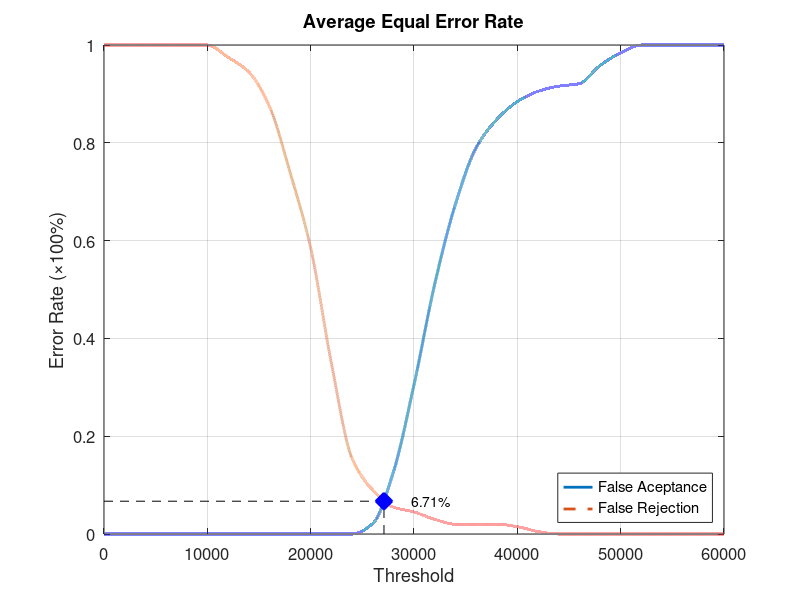
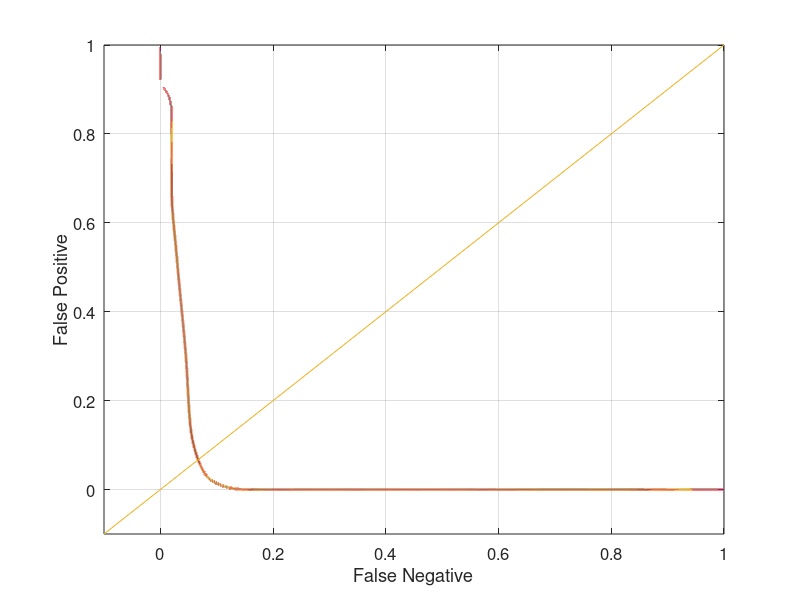

Recreate these plots in MATLAB, in order.
function yEER = Database3_3
close all;
clear;
clc;
x = 0:2000:60000;
xq = 0:0.5:60000;

y0 = [0 0 0 0 0 0 0 0 0 0 0 0 0 0.0210526 0.126316 0.305263 0.510526 0.673684 0.789474 0.847368 0.884211 0.905263 0.915789 0.921053 0.957895 0.984211 1 1 1 1 1];
yy0 = interp1(x, y0, xq, 'pchip');
y1 = [1 1 1 1 1 1 0.975 0.945 0.875 0.74 0.585 0.35 0.155 0.09 0.055 0.045 0.03 0.02 0.02 0.02 0.015 0.005 0 0 0 0 0 0 0 0 0];
yy1 = interp1(x, y1, xq, 'pchip');

% Calculating EER: 
y2 = abs(y0 - y1);
find(y2 == min(y2))
yy2 = abs(yy0 - yy1);
xEER = find(yy2 == min(yy2));
xEERIndex = xq(xEER) % X-axis EER
yEER = yy0(xEER) % Y-axis EER

main = figure
plot(xq, yy0,'-','LineWidth', 2);	hold on
plot(xq, yy1,'--','LineWidth', 2);	hold on
plot([xEERIndex xEERIndex], [0 yEER], 'k--');	hold on
plot([0 xEERIndex], [yEER yEER], 'k--');	hold on
plot(xEERIndex, yEER, 'bx', 'LineWidth', 10);	hold on
text(xEERIndex + 10 * xEERIndex / 100, yEER, [num2str(round((10000 * yEER)) / 100) '%'])
legend('False Aceptance', 'False Rejection', 'Location', 'SouthEast')
xlabel('Threshold')
ylabel('Error Rate (\times100%)')
title('Average Equal Error Rate')
set(gca, 'FontSize', 12)
axis([0 60000 0 1])
grid on

print(main, 'Database3_3Main', '-dpng');
FNRxFPR = figure('Color', [1 1 1]);
plot(yy1, yy0, '-', yy1, yy0, 'LineWidth', 2);
hold on
y = -0.1:0.1:1
plot(y, y); 
set(gca, 'FontSize', 12)
xlabel('False Negative')
ylabel('False Positive')
axis([-0.1 1 -0.1 1])
set(gca, 'FontSize', 12)
grid on

print(FNRxFPR, 'Database3_3FNRxFPR','-dpng');
end
